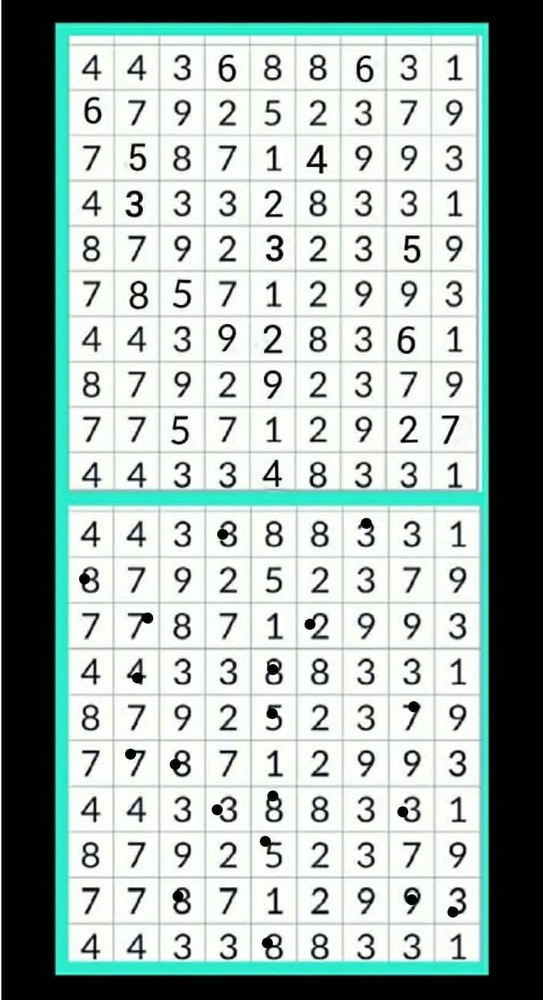
#> input picture spot_the_difference/correct_answers/answer_06.jpg, 543 x 1000 px, shrunk from 790 x 1456 before the run, found by its file name
$ python inspect_all_contours_ans6.py
#> lines starting #> are read from the running program, lines starting #| are printed output that depends on the picture; after the words box and inside, x2 and y2 are one past the last pixel; in counts of white or black regions, pixels touching at a corner belong together
import cv2
import numpy as np
from pathlib import Path

SCRIPT_DIR = Path(__file__).resolve().parent
img = cv2.imread(str(SCRIPT_DIR / "correct_answers/answer_06.jpg"))
#> img is the input picture: shape (1000, 543, 3); mean B, G, R 170.2, 174.2, 160.2
gray = cv2.cvtColor(img, cv2.COLOR_BGR2GRAY)
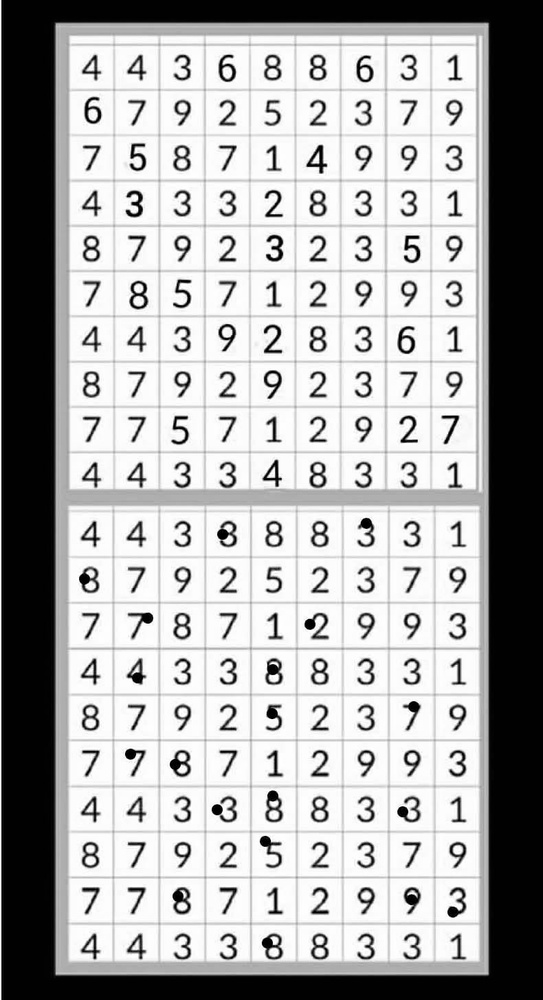
#> gray: shape (1000, 543); min 0, max 255, mean 169.6

# Threshold to find lines/circles
# Grid lines and text are dark, background is light.
binary = cv2.adaptiveThreshold(gray, 255, cv2.ADAPTIVE_THRESH_GAUSSIAN_C, cv2.THRESH_BINARY_INV, 15, 8)
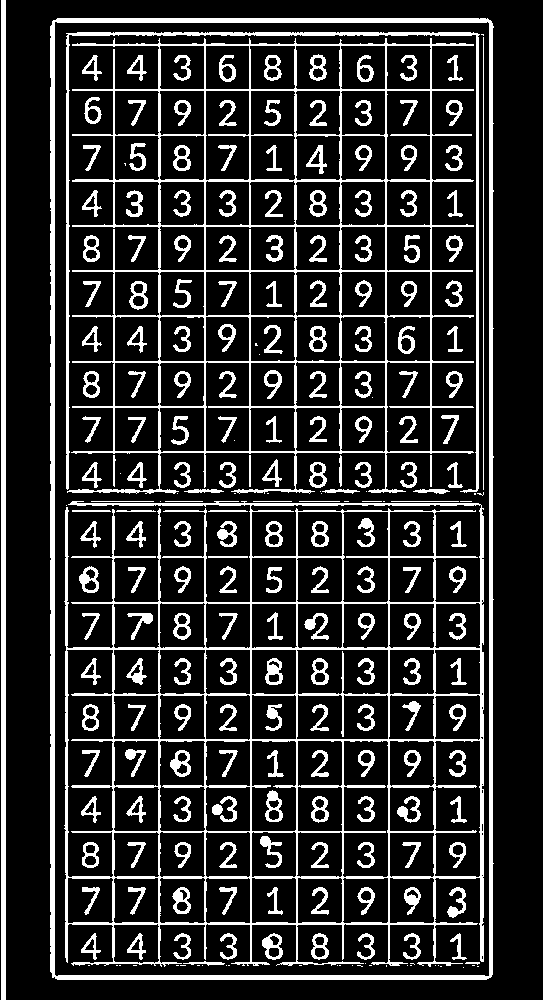
#> binary: shape (1000, 543); 17.9% white; 253 white regions (47 under 20 px)

cnts, _ = cv2.findContours(binary, cv2.RETR_LIST, cv2.CHAIN_APPROX_SIMPLE)
#> cnts = 476 contours, 73 with area under 20; largest, box (x1, y1, x2, y2) and area: (50, 18, 494, 980) 424593, (54, 21, 490, 977) 414563, (64, 501, 484, 967) 157260, (67, 38, 474, 494) 127562, (66, 649, 114, 878) 10000
print(f"Total contours: {len(cnts)}")
#| Total contours: 476

circular_contours = []
for i, c in enumerate(cnts):
    area = cv2.contourArea(c)
    perimeter = cv2.arcLength(c, True)
    if area < 50 or perimeter == 0:
        continue
    circularity = 4 * np.pi * area / (perimeter ** 2)
    if circularity > 0.65:
        # Check if it has a reasonable size for a marked circle
        # In a 790x1456 image, the cells are around 70x70, so a circle radius should be 20-30, area 1200-2800.
        x, y, w, h = cv2.boundingRect(c)
        if 20 < w < 100 and 20 < h < 100:
            circular_contours.append((c, area, circularity, (x, y, w, h)))
#> this loop made 476 passes
#> (area, perimeter, circularity, x, y, w, h) on passes 34, 35, 38, 39, 44, 49, 50, 51, 60, 63, 64, 65: (93.5, 35.56, 0.929, 314, 947, 12, 11), (95, 36.14, 0.914, 268, 947, 12, 11), (74, 32.14, 0.9, 314, 936, 11, 10), (65.5, 32.38, 0.785, 269, 935, 11, 11), (379, 84.43, 0.668, 262, 933, 21, 27), (1687, 169.5, 0.738, 113, 923, 47, 41), (92, 35.8, 0.902, 176, 901, 13, 11), (92, 35.8, 0.902, 360, 890, 12, 12), (356.5, 81.84, 0.669, 172, 887, 19, 27), (1966, 181, 0.754, 389, 877, 46, 47), (1999.5, 182.4, 0.755, 342, 877, 47, 47), (1992, 181, 0.764, 297, 877, 46, 47)
#> (area, perimeter, circularity) on passes 32, 36, 37, 40, 41, 42: (56, 86.14, 0.0948), (67, 37.8, 0.589), (70, 37.8, 0.616), (99, 93.11, 0.143), (136.5, 124, 0.112), (134.5, 126.5, 0.106)
#> after the loop, circular_contours = 99 items

print(f"Detected {len(circular_contours)} circular-like contours:")
#| Detected 99 circular-like contours:
for i, (c, area, circ, bbox) in enumerate(circular_contours[:30]):
    print(f"  Contour {i+1}: area={area:.1f}, circularity={circ:.2f}, bbox={bbox}")
#> this loop made 30 passes
#> (area, circ, bbox) on passes 1 to 12: (379, 0.668, (262, 933, 21, 27)), (1687, 0.738, (113, 923, 47, 41)), (1966, 0.754, (389, 877, 46, 47)), (1999.5, 0.755, (342, 877, 47, 47)), (1992, 0.764, (297, 877, 46, 47)), (1997.5, 0.769, (251, 877, 46, 47)), (1976.5, 0.756, (205, 877, 46, 47)), (1985, 0.715, (159, 877, 47, 47)), (1960, 0.752, (113, 877, 46, 47)), (1997, 0.75, (67, 877, 47, 47)), (1948, 0.764, (389, 832, 46, 46)), (1982.5, 0.752, (296, 831, 47, 47))
#|   Contour 1: area=379.0, circularity=0.67, bbox=(262, 933, 21, 27)
#|   Contour 2: area=1687.0, circularity=0.74, bbox=(113, 923, 47, 41)
#|   Contour 3: area=1966.0, circularity=0.75, bbox=(389, 877, 46, 47)
#|   Contour 4: area=1999.5, circularity=0.76, bbox=(342, 877, 47, 47)
#|   Contour 5: area=1992.0, circularity=0.76, bbox=(297, 877, 46, 47)
#|   Contour 6: area=1997.5, circularity=0.77, bbox=(251, 877, 46, 47)
#|   Contour 7: area=1976.5, circularity=0.76, bbox=(205, 877, 46, 47)
#|   Contour 8: area=1985.0, circularity=0.72, bbox=(159, 877, 47, 47)
#> (further printed lines are left out)

$ run again, with spot_the_difference/correct_answers/answer_01.jpg copied over spot_the_difference/correct_answers/answer_06.jpg
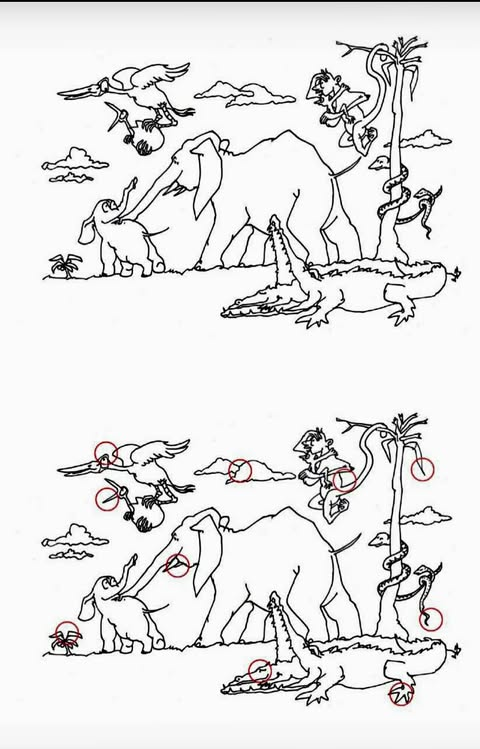
#> input picture spot_the_difference/correct_answers/answer_01.jpg, 480 x 749 px, found by its file name
#> img is the input picture: shape (749, 480, 3); mean B, G, R 229.4, 229.4, 229.7
#> `binary = cv2.adaptiveThreshold(gray, 255, cv2.ADAPTIVE_THRESH_GAUSSIAN..`:
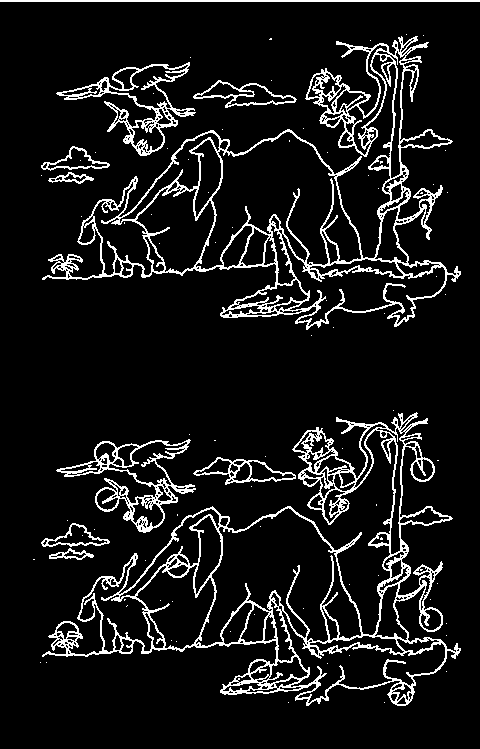
#> binary: shape (749, 480); 9.5% white in thin lines or dots
#> cnts = 590 contours, 401 with area under 20; largest, box (x1, y1, x2, y2) and area: (42, 412, 461, 706) 47730, (42, 36, 461, 330) 46170, (195, 507, 362, 647) 12326, (195, 131, 362, 270) 12326, (281, 233, 446, 327) 5032
#| Total contours: 590
#> the loop `for i, c in enumerate(cnts):` made 590 passes
#> (area, perimeter, circularity, x, y, w, h) on passes 119, 164, 234, 244, 246, 255, 360, 417: (155, 53.11, 0.69, 167, 564, 22, 13), (61, 30.14, 0.844, 219, 517, 10, 10), (155, 53.46, 0.682, 339, 471, 17, 16), (51, 29.8, 0.722, 229, 463, 10, 10), (204, 61.11, 0.686, 232, 462, 19, 20), (52, 28.97, 0.779, 112, 458, 11, 9), (88, 40.97, 0.659, 114, 257, 9, 17), (147.5, 52.04, 0.684, 390, 183, 13, 19)
#> after the loop `for i, c in enumerate(cnts):`: circular_contours = []
#| Detected 0 circular-like contours:

$ run again, with spot_the_difference/correct_answers/answer_02.jpg copied over spot_the_difference/correct_answers/answer_06.jpg
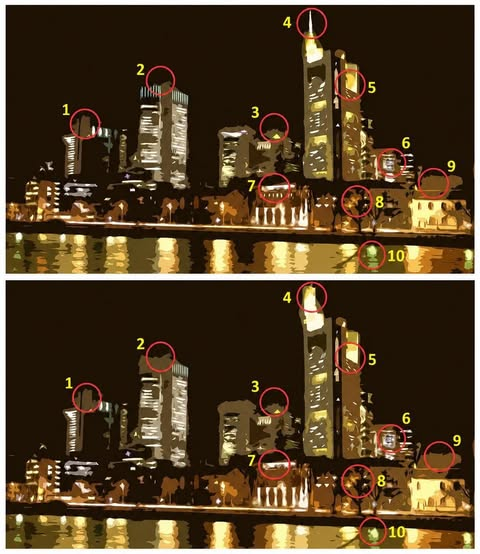
#> input picture spot_the_difference/correct_answers/answer_02.jpg, 480 x 554 px, found by its file name
#> img is the input picture: shape (554, 480, 3); mean B, G, R 38.1, 63, 82.2
#> `gray = cv2.cvtColor(img, cv2.COLOR_BGR2GRAY)`:
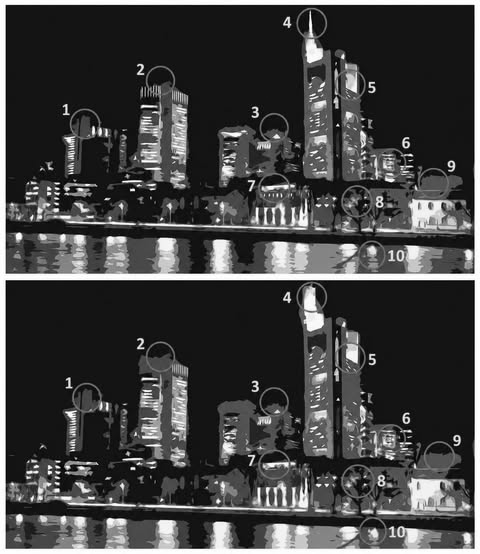
#> gray: shape (554, 480); min 1, max 255, mean 65.9
#> `binary = cv2.adaptiveThreshold(gray, 255, cv2.ADAPTIVE_THRESH_GAUSSIAN..`:
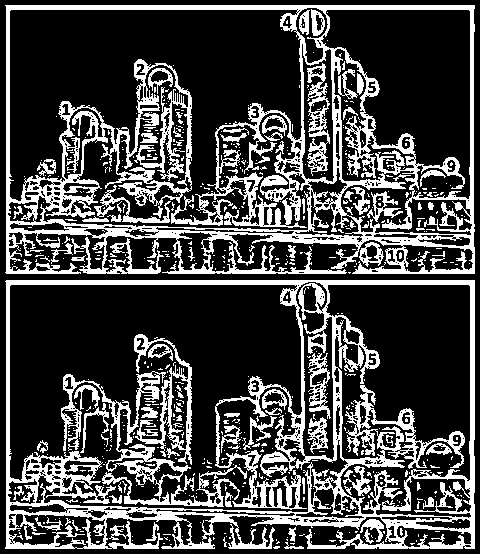
#> binary: shape (554, 480); 27.4% white; 620 white regions (535 under 20 px)
#> cnts = 1471 contours, 1191 with area under 20; largest, box (x1, y1, x2, y2) and area: (5, 280, 475, 549) 118992, (5, 5, 475, 274) 115157, (8, 284, 349, 513) 59736, (8, 9, 311, 231) 42203, (325, 284, 472, 519) 24248
#| Total contours: 1471
#> the loop `for i, c in enumerate(cnts):` made 1471 passes
#> (area, perimeter, circularity, x, y, w, h) on passes 256, 689, 795, 984, 996, 1285, 1427, 1468: (97.5, 42.87, 0.667, 375, 473, 12, 15), (161.5, 54.87, 0.674, 345, 329, 16, 16), (94.5, 37.56, 0.842, 395, 249, 10, 14), (72.5, 36.87, 0.67, 61, 198, 12, 11), (99.5, 41.21, 0.736, 374, 195, 11, 14), (103.5, 44.38, 0.66, 359, 129, 8, 20), (160.5, 53.7, 0.699, 150, 70, 19, 13), (250, 68.63, 0.667, 311, 9, 14, 27)
#> after the loop `for i, c in enumerate(cnts):`: circular_contours = []
#| Detected 0 circular-like contours:

$ run again, with spot_the_difference/correct_answers/answer_03.jpg copied over spot_the_difference/correct_answers/answer_06.jpg
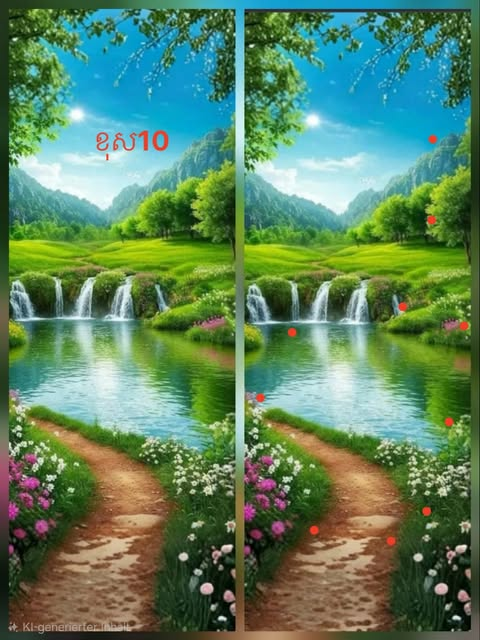
#> input picture spot_the_difference/correct_answers/answer_03.jpg, 480 x 640 px, found by its file name
#> img is the input picture: shape (640, 480, 3); mean B, G, R 96.5, 131.2, 93.3
#> `gray = cv2.cvtColor(img, cv2.COLOR_BGR2GRAY)`:
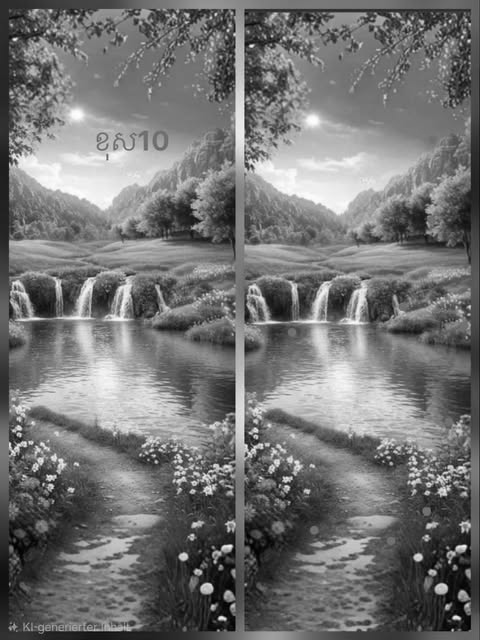
#> gray: shape (640, 480); min 1, max 255, mean 115.9
#> `binary = cv2.adaptiveThreshold(gray, 255, cv2.ADAPTIVE_THRESH_GAUSSIAN..`:
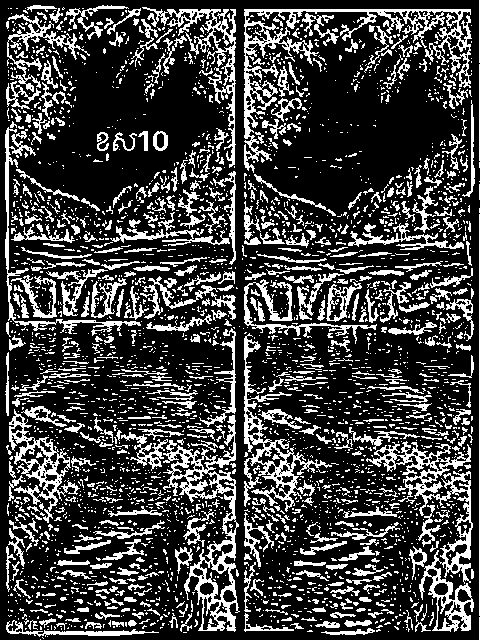
#> binary: shape (640, 480); 25.2% white in thin lines or dots
#> cnts = 3703 contours, 3276 with area under 20; largest, box (x1, y1, x2, y2) and area: (163, 415, 240, 632) 5302, (366, 441, 474, 632) 4696, (244, 9, 472, 173) 4398, (244, 333, 332, 512) 2596, (9, 409, 80, 523) 2313
#| Total contours: 3703
#> the loop `for i, c in enumerate(cnts):` made 3703 passes
#> (area, perimeter, circularity, x, y, w, h) on passes 263, 266, 311, 322, 404, 410, 471, 472: (128.5, 44.04, 0.833, 222, 589, 15, 14), (133.5, 46.87, 0.764, 456, 588, 16, 15), (156, 46.63, 0.902, 433, 582, 16, 14), (155, 48.28, 0.835, 199, 581, 16, 15), (67, 31.8, 0.833, 426, 568, 12, 10), (69.5, 32.38, 0.833, 192, 567, 12, 10), (88.5, 36.38, 0.84, 412, 551, 12, 12), (88.5, 36.04, 0.856, 177, 551, 13, 12)
#> after the loop `for i, c in enumerate(cnts):`: circular_contours = []
#| Detected 0 circular-like contours:
